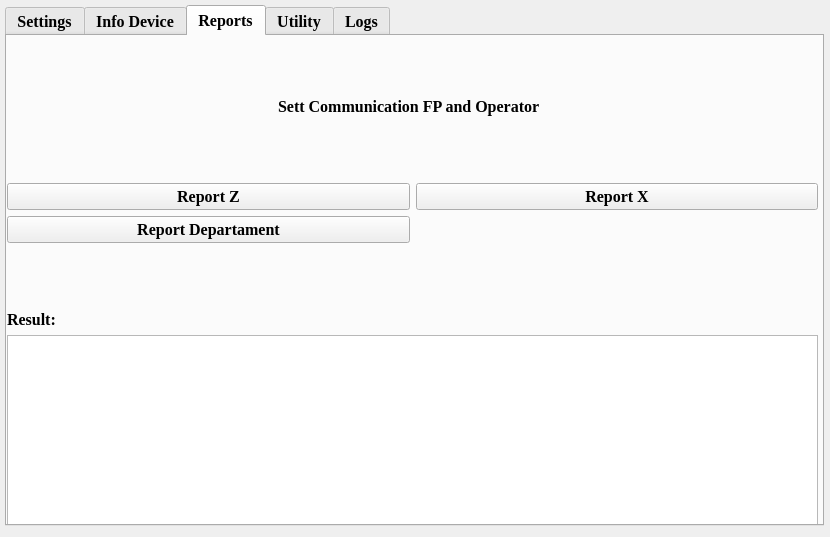
<?xml version="1.0" encoding="UTF-8"?>
<ui version="4.0">
 <class>Form</class>
 <widget class="QWidget" name="Form">
  <property name="geometry">
   <rect>
    <x>0</x>
    <y>0</y>
    <width>830</width>
    <height>537</height>
   </rect>
  </property>
  <property name="windowTitle">
   <string>Form</string>
  </property>
  <widget class="QTabWidget" name="tab_Box">
   <property name="enabled">
    <bool>true</bool>
   </property>
   <property name="geometry">
    <rect>
     <x>5</x>
     <y>5</y>
     <width>819</width>
     <height>521</height>
    </rect>
   </property>
   <property name="minimumSize">
    <size>
     <width>819</width>
     <height>0</height>
    </size>
   </property>
   <property name="font">
    <font>
     <family>Times New Roman</family>
     <pointsize>12</pointsize>
     <weight>75</weight>
     <bold>true</bold>
    </font>
   </property>
   <property name="layoutDirection">
    <enum>Qt::LeftToRight</enum>
   </property>
   <property name="tabPosition">
    <enum>QTabWidget::North</enum>
   </property>
   <property name="tabShape">
    <enum>QTabWidget::Rounded</enum>
   </property>
   <property name="currentIndex">
    <number>2</number>
   </property>
   <property name="documentMode">
    <bool>false</bool>
   </property>
   <widget class="QWidget" name="tb_Setting">
    <attribute name="title">
     <string>Settings</string>
    </attribute>
    <widget class="QWidget" name="gridLayoutWidget">
     <property name="geometry">
      <rect>
       <x>0</x>
       <y>0</y>
       <width>811</width>
       <height>491</height>
      </rect>
     </property>
     <layout class="QGridLayout" name="gridLayout">
      <property name="spacing">
       <number>10</number>
      </property>
      <item row="0" column="0" colspan="4">
       <widget class="QLabel" name="label_6">
        <property name="text">
         <string>Communication</string>
        </property>
        <property name="alignment">
         <set>Qt::AlignCenter</set>
        </property>
        <property name="margin">
         <number>5</number>
        </property>
       </widget>
      </item>
      <item row="3" column="1">
       <widget class="QComboBox" name="cb_Port"/>
      </item>
      <item row="3" column="3">
       <widget class="QComboBox" name="cb_Baud"/>
      </item>
      <item row="4" column="3">
       <widget class="QLineEdit" name="ln_IPAddress">
        <property name="maxLength">
         <number>999999999</number>
        </property>
       </widget>
      </item>
      <item row="3" column="0">
       <widget class="QLabel" name="label_3">
        <property name="text">
         <string>Port Serial</string>
        </property>
        <property name="margin">
         <number>5</number>
        </property>
       </widget>
      </item>
      <item row="8" column="0" colspan="4">
       <widget class="QLabel" name="label_7">
        <property name="text">
         <string>Operator</string>
        </property>
        <property name="alignment">
         <set>Qt::AlignCenter</set>
        </property>
       </widget>
      </item>
      <item row="2" column="1">
       <widget class="QComboBox" name="cb_Model"/>
      </item>
      <item row="2" column="0">
       <widget class="QLabel" name="label">
        <property name="text">
         <string>Model FP</string>
        </property>
        <property name="margin">
         <number>5</number>
        </property>
       </widget>
      </item>
      <item row="2" column="2">
       <widget class="QLabel" name="label_2">
        <property name="text">
         <string>Tip Conection</string>
        </property>
        <property name="margin">
         <number>5</number>
        </property>
       </widget>
      </item>
      <item row="2" column="3">
       <widget class="QComboBox" name="cb_TypeConnection"/>
      </item>
      <item row="4" column="2">
       <widget class="QLabel" name="label_5">
        <property name="text">
         <string>IP Address</string>
        </property>
        <property name="margin">
         <number>5</number>
        </property>
       </widget>
      </item>
      <item row="3" column="2">
       <widget class="QLabel" name="label_4">
        <property name="text">
         <string>Baud Rate</string>
        </property>
        <property name="margin">
         <number>5</number>
        </property>
       </widget>
      </item>
      <item row="1" column="0" colspan="4">
       <widget class="Line" name="line">
        <property name="orientation">
         <enum>Qt::Horizontal</enum>
        </property>
       </widget>
      </item>
      <item row="4" column="1">
       <spacer name="horizontalSpacer_2">
        <property name="orientation">
         <enum>Qt::Horizontal</enum>
        </property>
        <property name="sizeHint" stdset="0">
         <size>
          <width>40</width>
          <height>20</height>
         </size>
        </property>
       </spacer>
      </item>
      <item row="11" column="1">
       <widget class="QLineEdit" name="ln_OperatorPass">
        <property name="text">
         <string>0000</string>
        </property>
        <property name="maxLength">
         <number>4</number>
        </property>
       </widget>
      </item>
      <item row="10" column="1">
       <widget class="QComboBox" name="cb_OperatoName"/>
      </item>
      <item row="11" column="0">
       <widget class="QLabel" name="label_9">
        <property name="text">
         <string>Operator Pass</string>
        </property>
       </widget>
      </item>
      <item row="5" column="0" colspan="4">
       <layout class="QGridLayout" name="gridLayout_2">
        <item row="0" column="1">
         <widget class="QPushButton" name="bt_OpenConn">
          <property name="styleSheet">
           <string notr="true">padding: 5px;
font: 75 12pt &quot;Times New Roman&quot;;
font-weight: bold;</string>
          </property>
          <property name="text">
           <string>Open Connection</string>
          </property>
         </widget>
        </item>
        <item row="0" column="0">
         <spacer name="horizontalSpacer">
          <property name="orientation">
           <enum>Qt::Horizontal</enum>
          </property>
          <property name="sizeHint" stdset="0">
           <size>
            <width>40</width>
            <height>20</height>
           </size>
          </property>
         </spacer>
        </item>
        <item row="0" column="3">
         <widget class="QPushButton" name="bt_CloseConn">
          <property name="styleSheet">
           <string notr="true">padding: 5px;
font: 75 12pt &quot;Times New Roman&quot;;
font-weight: bold;</string>
          </property>
          <property name="text">
           <string>Close Connection</string>
          </property>
         </widget>
        </item>
        <item row="0" column="4">
         <spacer name="horizontalSpacer_3">
          <property name="orientation">
           <enum>Qt::Horizontal</enum>
          </property>
          <property name="sizeHint" stdset="0">
           <size>
            <width>40</width>
            <height>20</height>
           </size>
          </property>
         </spacer>
        </item>
        <item row="0" column="2">
         <spacer name="horizontalSpacer_6">
          <property name="orientation">
           <enum>Qt::Horizontal</enum>
          </property>
          <property name="sizeHint" stdset="0">
           <size>
            <width>40</width>
            <height>20</height>
           </size>
          </property>
         </spacer>
        </item>
       </layout>
      </item>
      <item row="10" column="0">
       <widget class="QLabel" name="label_8">
        <property name="text">
         <string>Operator Name</string>
        </property>
       </widget>
      </item>
      <item row="10" column="2" colspan="2">
       <widget class="QLabel" name="label_10">
        <property name="text">
         <string>Current Operator:</string>
        </property>
        <property name="alignment">
         <set>Qt::AlignCenter</set>
        </property>
       </widget>
      </item>
      <item row="11" column="2" colspan="2">
       <widget class="QLabel" name="la_CurentOperator">
        <property name="text">
         <string>Operator Name</string>
        </property>
        <property name="alignment">
         <set>Qt::AlignCenter</set>
        </property>
       </widget>
      </item>
      <item row="12" column="0" colspan="4">
       <layout class="QGridLayout" name="gridLayout_3">
        <item row="0" column="1">
         <widget class="QPushButton" name="bt_SaveOperator">
          <property name="styleSheet">
           <string notr="true">padding: 5px;
font: 75 12pt &quot;Times New Roman&quot;;
font-weight: bold;</string>
          </property>
          <property name="text">
           <string>Save Operator</string>
          </property>
         </widget>
        </item>
        <item row="0" column="2">
         <spacer name="horizontalSpacer_5">
          <property name="orientation">
           <enum>Qt::Horizontal</enum>
          </property>
          <property name="sizeHint" stdset="0">
           <size>
            <width>40</width>
            <height>20</height>
           </size>
          </property>
         </spacer>
        </item>
        <item row="0" column="0">
         <spacer name="horizontalSpacer_4">
          <property name="orientation">
           <enum>Qt::Horizontal</enum>
          </property>
          <property name="sizeHint" stdset="0">
           <size>
            <width>40</width>
            <height>20</height>
           </size>
          </property>
         </spacer>
        </item>
       </layout>
      </item>
      <item row="7" column="0" colspan="4">
       <spacer name="verticalSpacer">
        <property name="orientation">
         <enum>Qt::Vertical</enum>
        </property>
        <property name="sizeHint" stdset="0">
         <size>
          <width>20</width>
          <height>40</height>
         </size>
        </property>
       </spacer>
      </item>
      <item row="9" column="0" colspan="4">
       <widget class="Line" name="line_2">
        <property name="orientation">
         <enum>Qt::Horizontal</enum>
        </property>
       </widget>
      </item>
      <item row="13" column="0" colspan="4">
       <spacer name="verticalSpacer_2">
        <property name="orientation">
         <enum>Qt::Vertical</enum>
        </property>
        <property name="sizeHint" stdset="0">
         <size>
          <width>20</width>
          <height>40</height>
         </size>
        </property>
       </spacer>
      </item>
     </layout>
    </widget>
   </widget>
   <widget class="QWidget" name="tb_Info">
    <property name="enabled">
     <bool>true</bool>
    </property>
    <attribute name="title">
     <string>Info Device</string>
    </attribute>
   </widget>
   <widget class="QWidget" name="tb_Reports">
    <attribute name="title">
     <string>Reports</string>
    </attribute>
    <widget class="QWidget" name="gridLayoutWidget_4">
     <property name="geometry">
      <rect>
       <x>0</x>
       <y>0</y>
       <width>811</width>
       <height>491</height>
      </rect>
     </property>
     <layout class="QGridLayout" name="gridLayout_4">
      <item row="3" column="1">
       <widget class="QPushButton" name="bt_ReportX">
        <property name="text">
         <string>Report X</string>
        </property>
       </widget>
      </item>
      <item row="3" column="0">
       <widget class="QPushButton" name="bt_ReportZ">
        <property name="text">
         <string>Report Z</string>
        </property>
       </widget>
      </item>
      <item row="4" column="0">
       <widget class="QPushButton" name="bt_ReportDept">
        <property name="text">
         <string>Report Departament</string>
        </property>
       </widget>
      </item>
      <item row="0" column="0" colspan="2">
       <spacer name="verticalSpacer_4">
        <property name="orientation">
         <enum>Qt::Vertical</enum>
        </property>
        <property name="sizeHint" stdset="0">
         <size>
          <width>20</width>
          <height>40</height>
         </size>
        </property>
       </spacer>
      </item>
      <item row="2" column="0" colspan="2">
       <spacer name="verticalSpacer_5">
        <property name="orientation">
         <enum>Qt::Vertical</enum>
        </property>
        <property name="sizeHint" stdset="0">
         <size>
          <width>20</width>
          <height>40</height>
         </size>
        </property>
       </spacer>
      </item>
      <item row="7" column="0" colspan="2">
       <widget class="QTextEdit" name="te_ResultReport"/>
      </item>
      <item row="6" column="0" colspan="2">
       <widget class="QLabel" name="label_11">
        <property name="text">
         <string>Result:</string>
        </property>
       </widget>
      </item>
      <item row="1" column="0" colspan="2">
       <widget class="QLabel" name="la_ReportsHeader">
        <property name="text">
         <string>Sett Communication FP and Operator  </string>
        </property>
        <property name="alignment">
         <set>Qt::AlignCenter</set>
        </property>
       </widget>
      </item>
      <item row="5" column="0" colspan="2">
       <spacer name="verticalSpacer_3">
        <property name="orientation">
         <enum>Qt::Vertical</enum>
        </property>
        <property name="sizeHint" stdset="0">
         <size>
          <width>20</width>
          <height>40</height>
         </size>
        </property>
       </spacer>
      </item>
     </layout>
    </widget>
   </widget>
   <widget class="QWidget" name="tb_Utility">
    <attribute name="title">
     <string>Utility</string>
    </attribute>
   </widget>
   <widget class="QWidget" name="tb_Logs">
    <attribute name="title">
     <string>Logs</string>
    </attribute>
   </widget>
  </widget>
 </widget>
 <resources/>
 <connections/>
</ui>
